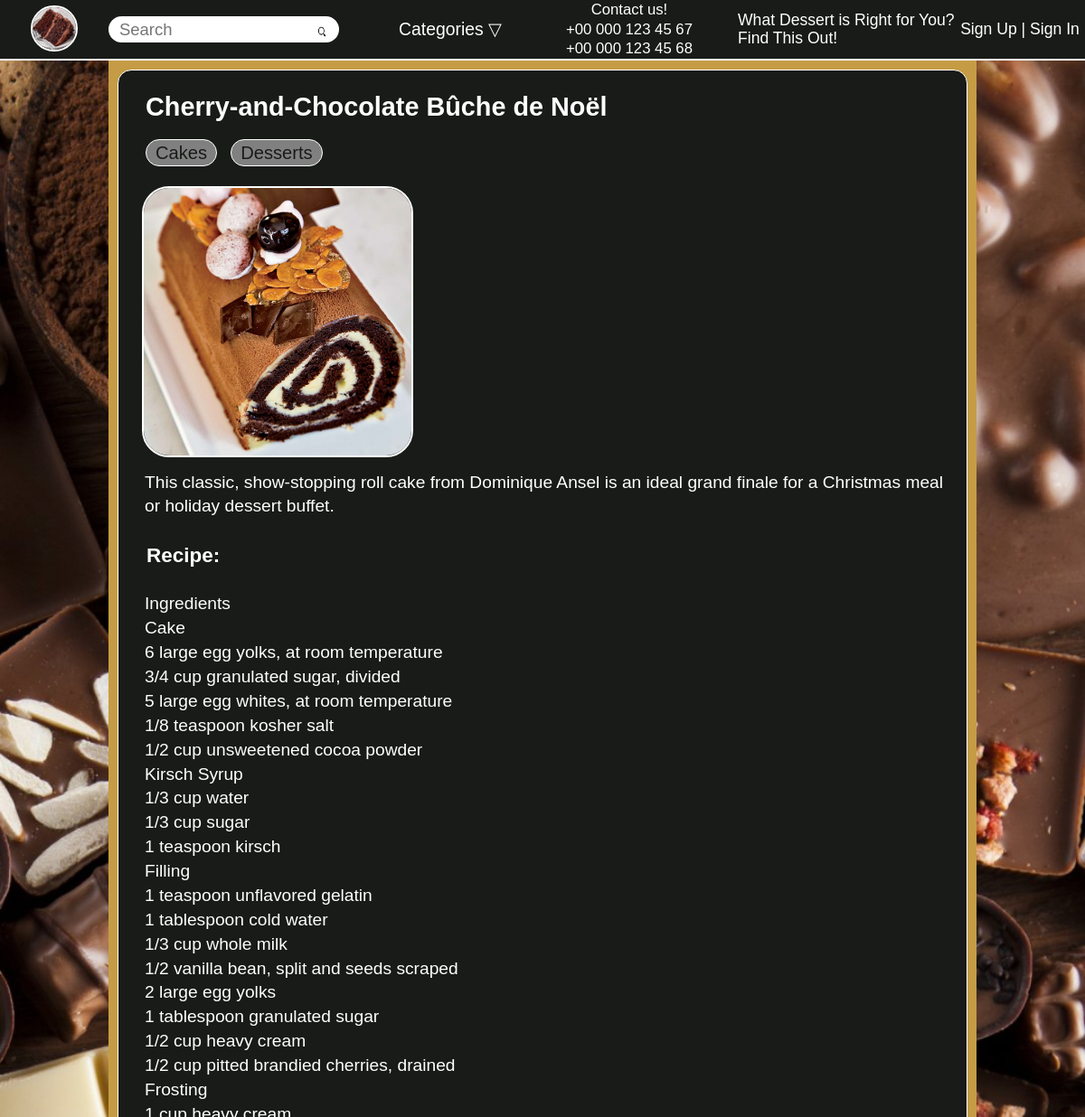
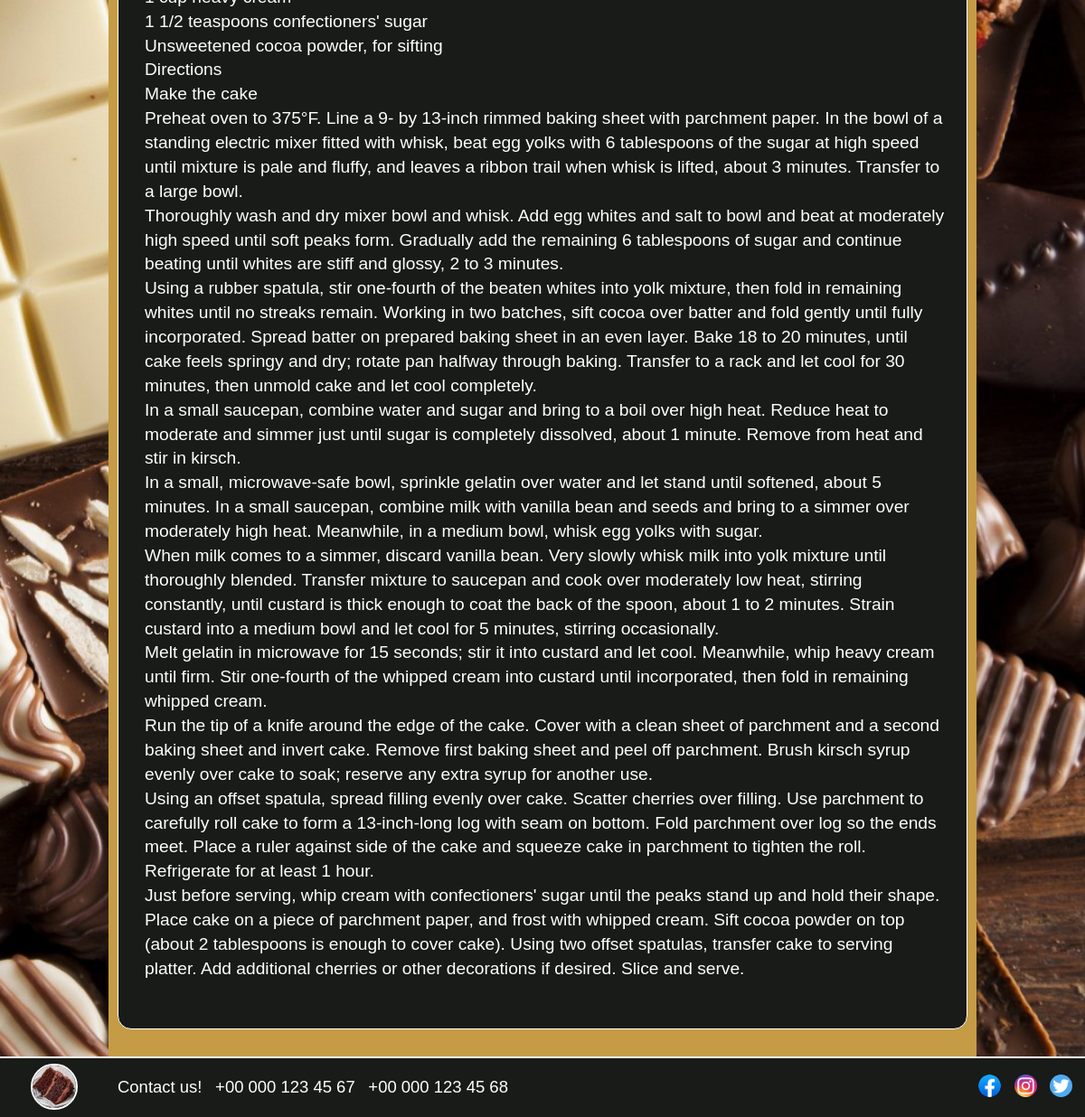
/recipe/cherry-and-chocolate-buche-de-noel/, run on the app's committed database (2 pictures, top to bottom).
### recipes/models.py (models this page shows, shortened)
class Recipes(models.Model):
    title = models.CharField(max_length=255)
    slug = models.SlugField(max_length=255, unique=True, db_index=True)
    description = models.TextField()
    recipe = models.TextField()
    photo = models.ImageField(upload_to='photos/%Y/%m/%d/')
    time_create = models.TimeField(auto_now_add=True)
    time_update = models.TimeField(auto_now=True)
    is_published = models.BooleanField(default=True)
    cat = models.ManyToManyField(Category,)
    class Meta:
        verbose_name = 'Recipes'
        verbose_name_plural = 'Recipes'
        ordering = ['title', 'time_create']

class Category(models.Model):
    name = models.CharField(max_length=255)
    slug = models.SlugField(max_length=255, unique=True, db_index=True)
    def get_absolute_url(self):
        return reverse('show_category', kwargs={'cat_slug': self.slug})
    class Meta:
        verbose_name = 'Category'
        verbose_name_plural = 'Categories'
        ordering = ['id', 'name']

### recipes/views.py (the view)
# urls.py: path('recipe/<slug:rec_slug>/', ShowRecipe.as_view(), name='show_recipe'),
class ShowRecipe(DataMixin, DetailView):
    model = Recipes
    template_name = 'recipes/recipe.html'
    context_object_name = 'recipe'
    slug_url_kwarg = 'rec_slug'
    def get_context_data(self, *, object_list=None, **kwargs):
        context = super().get_context_data(**kwargs)
        c_def = self.get_user_context()
        return dict(list(c_def.items()) + list(context.items()))

### recipes/templatetags/tags.py (called while the page is built)
@register.simple_tag()
def category():
    return Category.objects.all()

### recipes/utils.py (called while the page is built)
    def get_user_context(self, **kwargs):
        context = kwargs
        context['menu'] = menu
        return context

### recipes/templates/recipes/recipe.html
{% extends 'recipes/base.html' %}
{% block content %}
<div class="recipe-container">
  <h2 class="recipe-title">
    {{ recipe.title }}
  </h2>
  {% for category in recipe.cat.all %}
  <div class="recipe-categories">
    <a href="{{ category.get_absolute_url }}">{{ category.name }}</a>
  </div>
  {% endfor %}
    <div class="recipe-image">
      {% if recipe.photo %}
      <img src="{{ recipe.photo.url }}" height="300">
      {% endif %}
    </div>
    <div class="recipe-text">
      <div>{{ recipe.description|linebreaks }}</div>
      <h3>Recipe:</h3>
      <p>{{ recipe.recipe|linebreaks }}</p>
    </div>
</div>
{% endblock %}

### recipes/static/recipes/css/index.css (style rules this page uses)
*, *::before, *::after { padding: 0; margin: 0; border: 0; box-sizing: border-box; }
.paginator ul, a { color: rgb(24, 27, 24); text-decoration: none; list-style: none; }
.recipe-container { padding: 10px 15px 25px 20px; background-color: rgb(24, 27, 24); min-width: 100%; min-height: 100%; border: 1px solid #fff; border-radius: 15px; cursor: default; font-size: 115%; line-height: 1.4; }
.recipe-categories { background-color: grey; border-radius: 20px; border: 1px solid #fff; padding: 0px 10px 28px 10px; margin: 5px 5px 10px 10px; overflow: hidden; max-width: fit-content; max-height: 15px; font-size: 120%; float: left; }
.recipe-title { margin: 10px; }
.recipe-image { max-width: 300px; max-height: 300px; clear: both; }
.recipe-image img { max-width: 300px; max-height: 300px; border: 1px solid #fff; border-radius: 10%; margin: 4% 2%; }
.recipe-text { margin: 3% 1%; }
.recipe-text h3 { margin: 1% 0; padding: 1rem 2px; }
@media (max-width: 1600px) { .recipe-container { font-size: 120%; } }
@media (max-width: 1600px) { .recipe-categories { font-size: 115%; } }
@media (max-width: 1350px) { .recipe-categories { font-size: 105%; } }
@media (max-width: 1300px) { .recipe-image img { border: 2px solid #FFF; } }

### data on the page
Recipes: title "Cherry-and-Chocolate Bûche de Noël", photo (picture), description "This classic, show-stopping roll cake from Dominique Ansel is an ideal grand finale for a Christmas meal or holiday dessert buffet.", recipe "Ingredients Cake 6 large egg yolks, at room temperature 3/4 cup granulated sugar, divided 5 large egg whites, at room temperature 1/8 teaspoon kosher salt 1/2 cup unsweetened cocoa powder Kirsch Syrup 1/3 cup water 1/3 cup sugar 1 teaspoon kirsch Filling 1 teaspoon unflavored gelatin 1 tablespoon cold water 1/3 cup whole milk 1/2 vanilla bean, split and seeds scraped 2 large egg yolks 1 tablespoon granulated sugar 1/2 cup heavy cream 1/2 cup pitted brandied cherries, drained Frosting 1 cup heavy cream 1 1/2 teaspoons confectioners' sugar Unsweetened cocoa powder, for sifting Directions Make the cake Preheat oven to 375°F. Line a 9- by 13-inch rimmed baking sheet with parchment paper. In the…"
Category: name "Cakes"
Category: name "Desserts"
